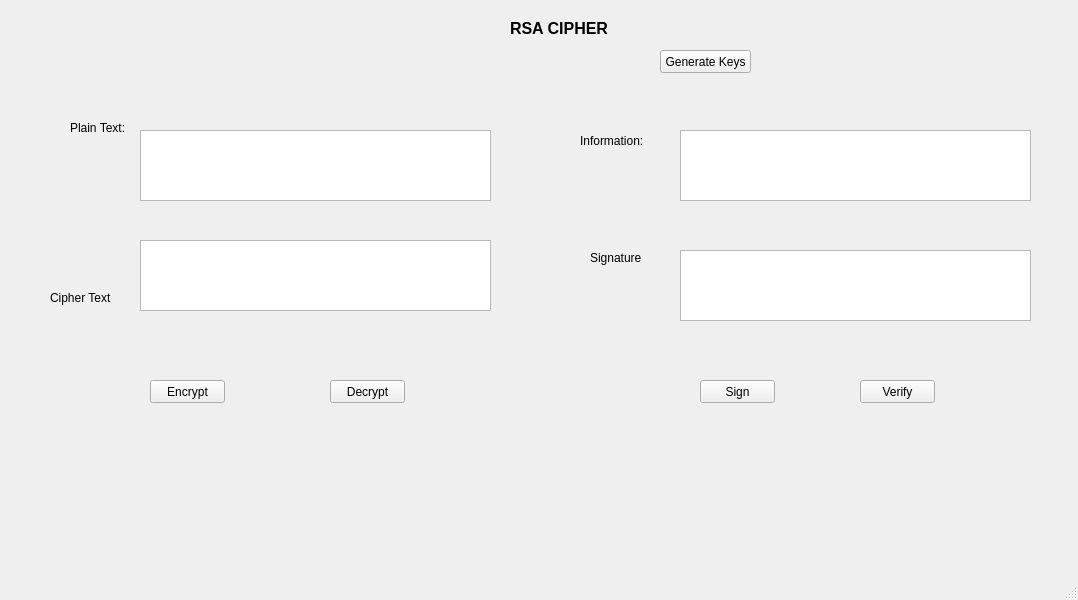
<?xml version="1.0" encoding="UTF-8"?>
<ui version="4.0">
 <class>MainWindow</class>
 <widget class="QMainWindow" name="MainWindow">
  <property name="geometry">
   <rect>
    <x>0</x>
    <y>0</y>
    <width>1078</width>
    <height>600</height>
   </rect>
  </property>
  <property name="windowTitle">
   <string>MainWindow</string>
  </property>
  <widget class="QWidget" name="centralwidget">
   <widget class="QLabel" name="label">
    <property name="geometry">
     <rect>
      <x>510</x>
      <y>20</y>
      <width>121</width>
      <height>16</height>
     </rect>
    </property>
    <property name="font">
     <font>
      <pointsize>12</pointsize>
      <weight>75</weight>
      <bold>true</bold>
     </font>
    </property>
    <property name="text">
     <string>RSA CIPHER</string>
    </property>
   </widget>
   <widget class="QLabel" name="label_2">
    <property name="geometry">
     <rect>
      <x>70</x>
      <y>120</y>
      <width>71</width>
      <height>16</height>
     </rect>
    </property>
    <property name="text">
     <string>Plain Text:</string>
    </property>
   </widget>
   <widget class="QLabel" name="label_3">
    <property name="geometry">
     <rect>
      <x>50</x>
      <y>290</y>
      <width>61</width>
      <height>16</height>
     </rect>
    </property>
    <property name="text">
     <string>Cipher Text:</string>
    </property>
   </widget>
   <widget class="QLabel" name="label_4">
    <property name="geometry">
     <rect>
      <x>580</x>
      <y>130</y>
      <width>81</width>
      <height>21</height>
     </rect>
    </property>
    <property name="text">
     <string>Information:</string>
    </property>
   </widget>
   <widget class="QLabel" name="label_5">
    <property name="geometry">
     <rect>
      <x>590</x>
      <y>250</y>
      <width>51</width>
      <height>16</height>
     </rect>
    </property>
    <property name="text">
     <string>Signature:</string>
    </property>
   </widget>
   <widget class="QTextEdit" name="txt_plain_text">
    <property name="geometry">
     <rect>
      <x>140</x>
      <y>130</y>
      <width>351</width>
      <height>71</height>
     </rect>
    </property>
   </widget>
   <widget class="QTextEdit" name="txt_cipher_text">
    <property name="geometry">
     <rect>
      <x>140</x>
      <y>240</y>
      <width>351</width>
      <height>71</height>
     </rect>
    </property>
   </widget>
   <widget class="QTextEdit" name="txt_info">
    <property name="geometry">
     <rect>
      <x>680</x>
      <y>130</y>
      <width>351</width>
      <height>71</height>
     </rect>
    </property>
   </widget>
   <widget class="QTextEdit" name="txt_sign">
    <property name="geometry">
     <rect>
      <x>680</x>
      <y>250</y>
      <width>351</width>
      <height>71</height>
     </rect>
    </property>
   </widget>
   <widget class="QPushButton" name="btn_encrypt">
    <property name="geometry">
     <rect>
      <x>150</x>
      <y>380</y>
      <width>75</width>
      <height>23</height>
     </rect>
    </property>
    <property name="text">
     <string>Encrypt</string>
    </property>
   </widget>
   <widget class="QPushButton" name="btn_decrypt">
    <property name="geometry">
     <rect>
      <x>330</x>
      <y>380</y>
      <width>75</width>
      <height>23</height>
     </rect>
    </property>
    <property name="text">
     <string>Decrypt</string>
    </property>
   </widget>
   <widget class="QPushButton" name="btn_sign">
    <property name="geometry">
     <rect>
      <x>700</x>
      <y>380</y>
      <width>75</width>
      <height>23</height>
     </rect>
    </property>
    <property name="text">
     <string>Sign</string>
    </property>
   </widget>
   <widget class="QPushButton" name="btn_verify">
    <property name="geometry">
     <rect>
      <x>860</x>
      <y>380</y>
      <width>75</width>
      <height>23</height>
     </rect>
    </property>
    <property name="text">
     <string>Verify</string>
    </property>
   </widget>
   <widget class="QPushButton" name="btn_gen_keys">
    <property name="geometry">
     <rect>
      <x>660</x>
      <y>50</y>
      <width>91</width>
      <height>23</height>
     </rect>
    </property>
    <property name="text">
     <string>Generate Keys</string>
    </property>
   </widget>
  </widget>
  <widget class="QMenuBar" name="menubar">
   <property name="geometry">
    <rect>
     <x>0</x>
     <y>0</y>
     <width>1078</width>
     <height>21</height>
    </rect>
   </property>
  </widget>
  <widget class="QStatusBar" name="statusbar"/>
 </widget>
 <resources/>
 <connections/>
</ui>
